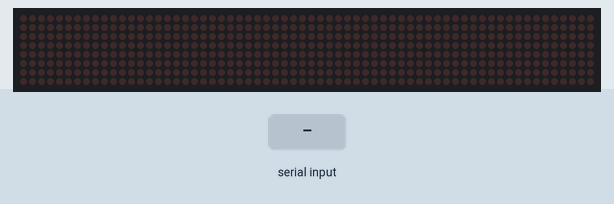
This sketch was run on a simulated Arduino Uno, built with avr-gcc and run on an emulated ATmega328P. Parts: 64×8 LED matrix. The inputs (shaded band) are chosen by the test bench.

Above: at 1.2 s.
1.3 s: "90,45\n" received over Serial
At 2.5 s:
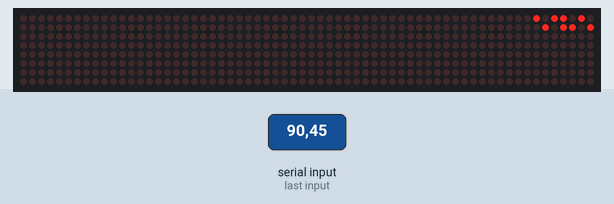
2.8 s: "30,150\n" received over Serial
At 3.8 s:
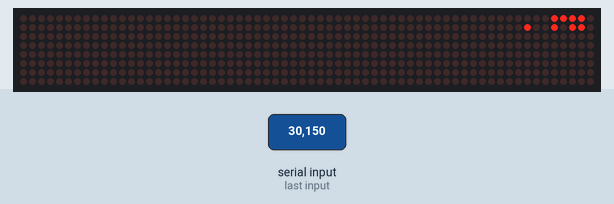
4.3 s: "5\n" received over Serial
At 4.9 s:
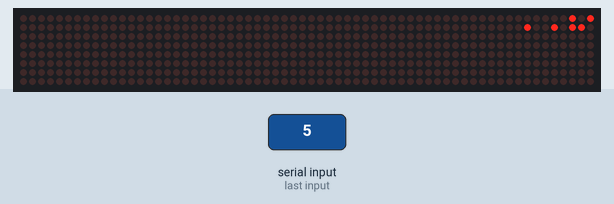
5.8 s: "90\n" received over Serial
At 6.1 s:
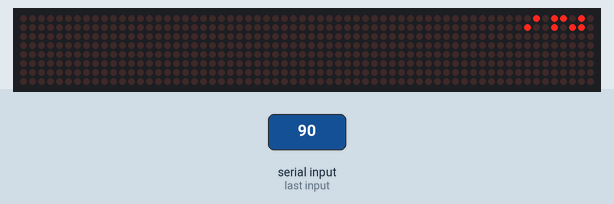
7.3 s: "200\n" received over Serial
At 8.4 s:
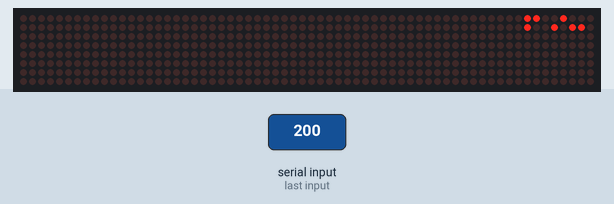
Timing chart, 0 to 9.8 s (numbered marks = the images above; inputs shaded):
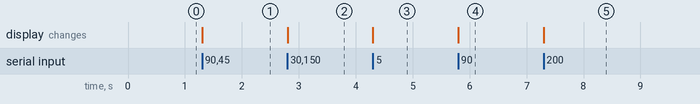

The sketch:

nodemcu_dotmatrix.ino
```cpp
#include <LedControl.h>
int DIN = 16; // D0
int CS =  5;  // D1
int CLK = 4;  // D2
LedControl lc=LedControl(DIN,CLK,CS,0);
void setup(){
  Serial.begin(115200);

  lc.shutdown(0,false);     //The MAX72XX is in power-saving mode on startup
  lc.shutdown(1,false);
  lc.shutdown(2,false);
  lc.shutdown(3,false);
  lc.setIntensity(0,5);     // Set the brightness to maximum value
  lc.setIntensity(1,5);
  lc.setIntensity(2,5);
  lc.setIntensity(3,5);

  lc.clearDisplay(0);        // and clear the display
  lc.clearDisplay(1);
  lc.clearDisplay(2);
  lc.clearDisplay(3);

}
void loop() {
  if (Serial.available()>0) {
    String value_sequence = Serial.readStringUntil('\n');
    //each display line is 8bit byte written in base10 3 digit with 0 leading.
    /*read all 3 digit value from value_sequence
      display 0 line 0,
      display 0 line 1,
      ..,
      display 0 line 7,
      display 1 line 0,
      display 1 line 1,
      ..,
      display 1 line 7,
      display 2 line 0,
      ...
      * and so on until \n is detected from inputstring

      for example input
      * 192192192192192192255255
      * will print    L on display_n 0 only
      * 192192192192192192255255192192192192192192255255192192192192192192255255192192192192192192255255
      * will print LLLL on 4 display_n
    */

    int len = value_sequence.length();
    int i=0;
    int display_n = 0;
    int display_line = 0;
    while (i<len) {
      int v = value_sequence.substring(i,i+3).toInt();
      lc.setRow(display_n, display_line, (byte)v);
      display_line+=1;
      if (display_line>7) {
        display_n += 1;
        display_line = 0;
      }
      i+=3;
    }
  }
}
```

Measured:
- after the input at 1.3 s, the display: changes at once (image 1)
- after the input at 2.8 s, the display: changes at once (image 2)
- after the input at 4.3 s, the display: changes at once (image 3)
- after the input at 5.8 s, the display: changes at once (image 4)
- after the input at 7.3 s, the display: changes at once (image 5)
